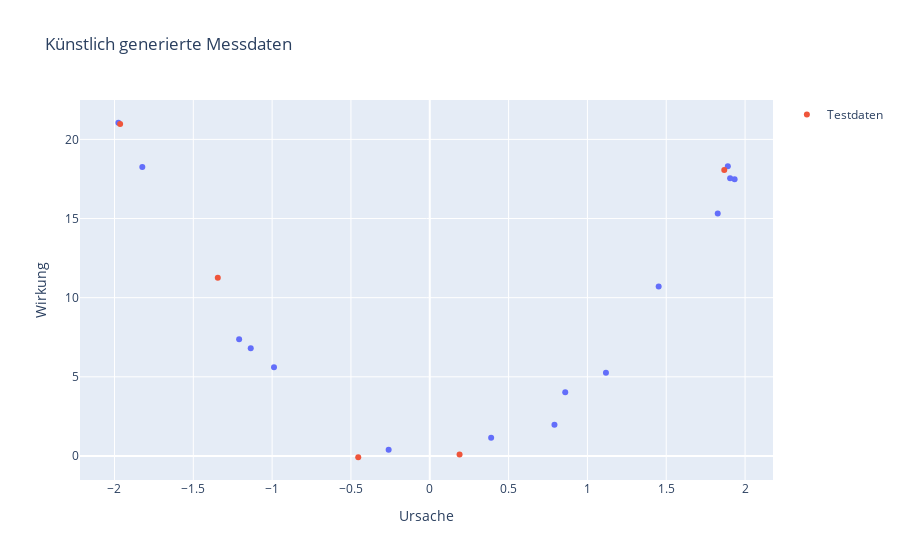

Notebook code for this chart:
### Code cell
from sklearn.model_selection import train_test_split

daten_train, daten_test = train_test_split(daten)

daten.loc[daten_train.index,'Splitstatus'] = 'Traingsdaten'
daten.loc[daten_test.index, 'Splitstatus'] = 'Testdaten'
print(daten)
# Visualisierung
fig = px.scatter(daten, x = 'Ursache', y = 'Wirkung', color='Splitstatus', 
                title='Künstlich generierte Messdaten')
fig.show()

### Figure 1 — Plotly figure (JSON) as saved in the notebook; plotly's stock layout.template omitted (floating-point values rounded to 4 significant figures)
{"data": [{"hovertemplate": "Ursache=%{x}<br>Wirkung=%{y}<extra></extra>", "legendgroup": "", "marker": {"color": "#636efa", "symbol": "circle"}, "mode": "markers", "name": "", "orientation": "v", "showlegend": false, "type": "scatter", "x": [0.7909, -1.975, 1.891, 1.934, 0.3893, -0.9881, -1.823, -0.2608, 1.905, -1.209, 0.8593, 1.118, 1.452, -1.136, 1.827], "xaxis": "x", "y": [1.971, 21.05, 18.3, 17.49, 1.152, 5.605, 18.26, 0.3863, 17.54, 7.366, 4.024, 5.261, 10.7, 6.799, 15.32], "yaxis": "y"}, {"mode": "markers", "name": "Testdaten", "type": "scatter", "x": [0.1889, -0.4537, 1.868, -1.964, -1.345], "y": [0.09048, -0.08353, 18.07, 20.98, 11.26]}], "layout": {"legend": {"tracegroupgap": 0}, "showlegend": true, "title": {"text": "Künstlich generierte Messdaten"}, "xaxis": {"anchor": "y", "domain": [0, 1], "title": {"text": "Ursache"}}, "yaxis": {"anchor": "x", "domain": [0, 1], "title": {"text": "Wirkung"}}}}
